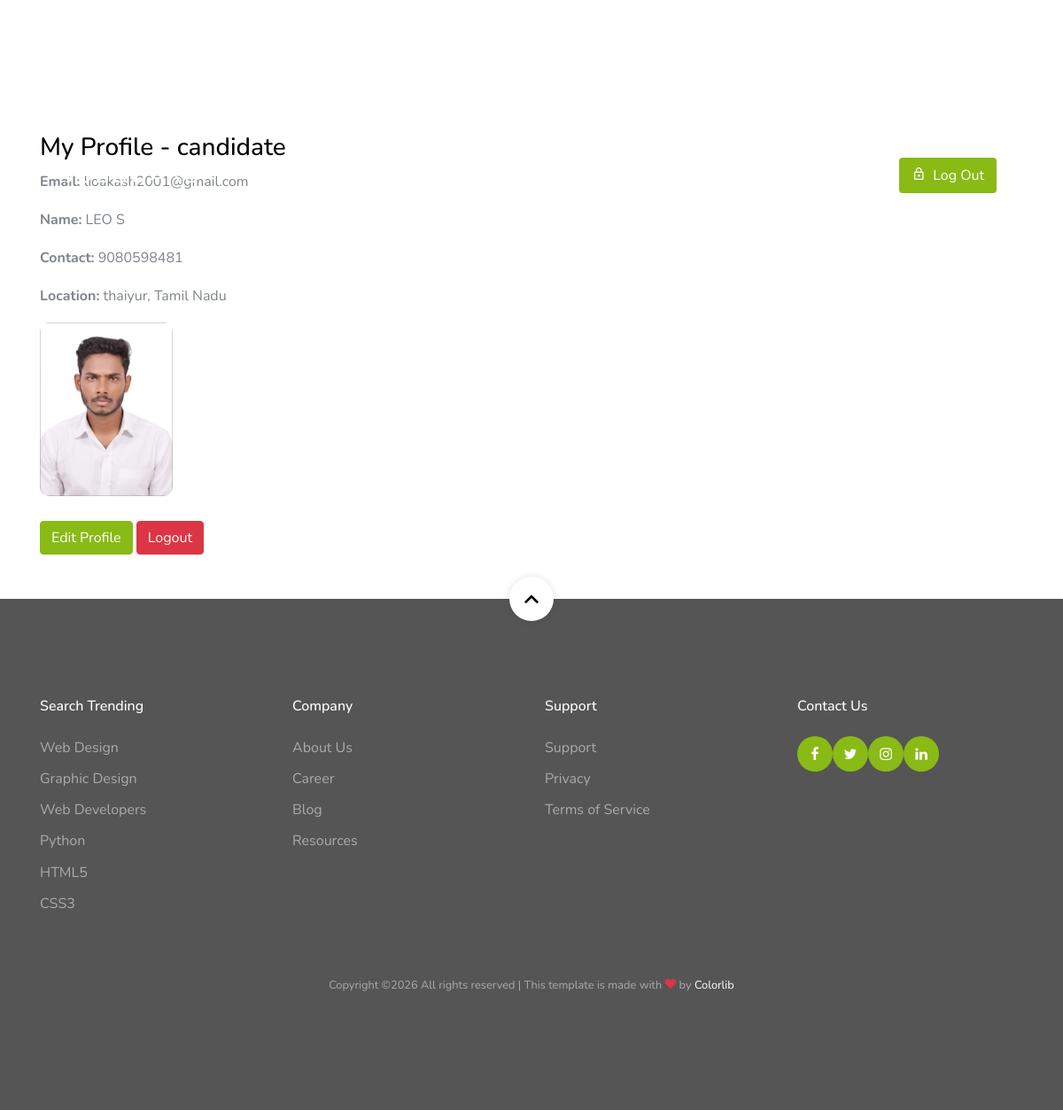
The app's page /profile/ (signed in) with its own data.
### app/models.py (models this page shows, shortened)
class Master(models.Model):
    ROLE_CHOICES = (
        ('candidate', 'Candidate'),
        ('company', 'Company'),
    )
    email = models.EmailField(max_length=50, unique=True) # unique added
    password = models.CharField(max_length=255) # 50 is too small for hashed passwords
    otp = models.CharField(max_length=6, null=True, blank=True) # changed to CharField, nullable
    otp_created_at = models.DateTimeField(null=True, blank=True) # NEW: for expiry
    role = models.CharField(max_length=50, choices=ROLE_CHOICES)
    is_active = models.BooleanField(default=False) # NEW: False until OTP verified
    is_verified = models.BooleanField(default=False)
    is_created = models.DateTimeField(auto_now_add=True)
    is_updated = models.DateTimeField(auto_now=True)

class Candidate(models.Model):
    master = models.ForeignKey(Master, on_delete=models.CASCADE)
    firstname = models.CharField(max_length=50)
    lastname = models.CharField(max_length=50)
    contact = models.CharField(max_length=50)
    state = models.CharField(max_length=50)
    city = models.CharField(max_length=50)
    address = models.CharField(max_length=150)
    dob = models.CharField(max_length=50)
    gender = models.CharField(max_length=50)
    profile_pic = models.ImageField(upload_to="app/img/candidate")

### app/views.py (the view)
# urls.py: path('profile/', views.ViewProfile, name='profile'),
def ViewProfile(request):
    master_id = request.session.get('master_id')
    if not master_id:
        return redirect('login')
    master = Master.objects.get(id=master_id)
    context = {}
    if master.role == 'candidate':
        context['profile'] = Candidate.objects.get(master=master)
    else:
        context['profile'] = Company.objects.get(master=master)
    context['master'] = master
    return render(request, "app/profile.html", context)

### app/templates/app/profile.html
{% extends "app/base1.html" %}
{% block content %}
<div class="container" style="margin-top:150px; margin-bottom:50px;">
  <h3>My Profile - {{ master.role }}</h3>
  <p><b>Email:</b> {{ master.email }}</p>
  {% if master.role == 'candidate' %}
    <p><b>Name:</b> {{ profile.firstname }} {{ profile.lastname }}</p>
    <p><b>Contact:</b> {{ profile.contact }}</p>
    <p><b>Location:</b> {{ profile.city }}, {{ profile.state }}</p>
    {% if profile.profile_pic %}
    <img src="{{ profile.profile_pic.url }}" width="150" style="border-radius:10px;">
    {% endif %}
  {% else %}
    <p><b>Company:</b> {{ profile.company_name }}</p>
    <p><b>Contact:</b> {{ profile.contact }}</p>
    {% if profile.logo_pic %}
    <img src="{{ profile.logo_pic.url }}" width="150">
    {% endif %}
  {% endif %}
  <br><br>
  <a href="{% if master.role == 'candidate' %}{% url 'update_candidate' %}{% else %}{% url 'update_company' %}{% endif %}" class="btn btn-primary">Edit Profile</a>
  <a href="{% url 'logout' %}" class="btn btn-danger">Logout</a>
</div>
{% endblock %}

### app/static/css/style.css (style rules this page uses)
body { font-weight: 400; font-size: 1rem; line-height: 1.7; position: relative; }
body:after { content: ""; position: absolute; top: 0; left: 0; right: 0; bottom: 0; background: rgba(0, 0, 0, 0.7); z-index: 100; opacity: 0; visibility: hidden; -webkit-transition: .3s all ease; -o-transition: .3s all ease; transition: .3s all ease; }
h1, h2, h3, h4 { color: #000; }
.btn:after, .btn:before { display: none; }
.btn.btn-primary { color: #fff; }

### records on screen
Master: role "candidate", email "lioakash2001@gmail.com"
Candidate: firstname "LEO", lastname "S", contact "9080598481", city "thaiyur", state "Tamil Nadu", profile_pic (picture)
